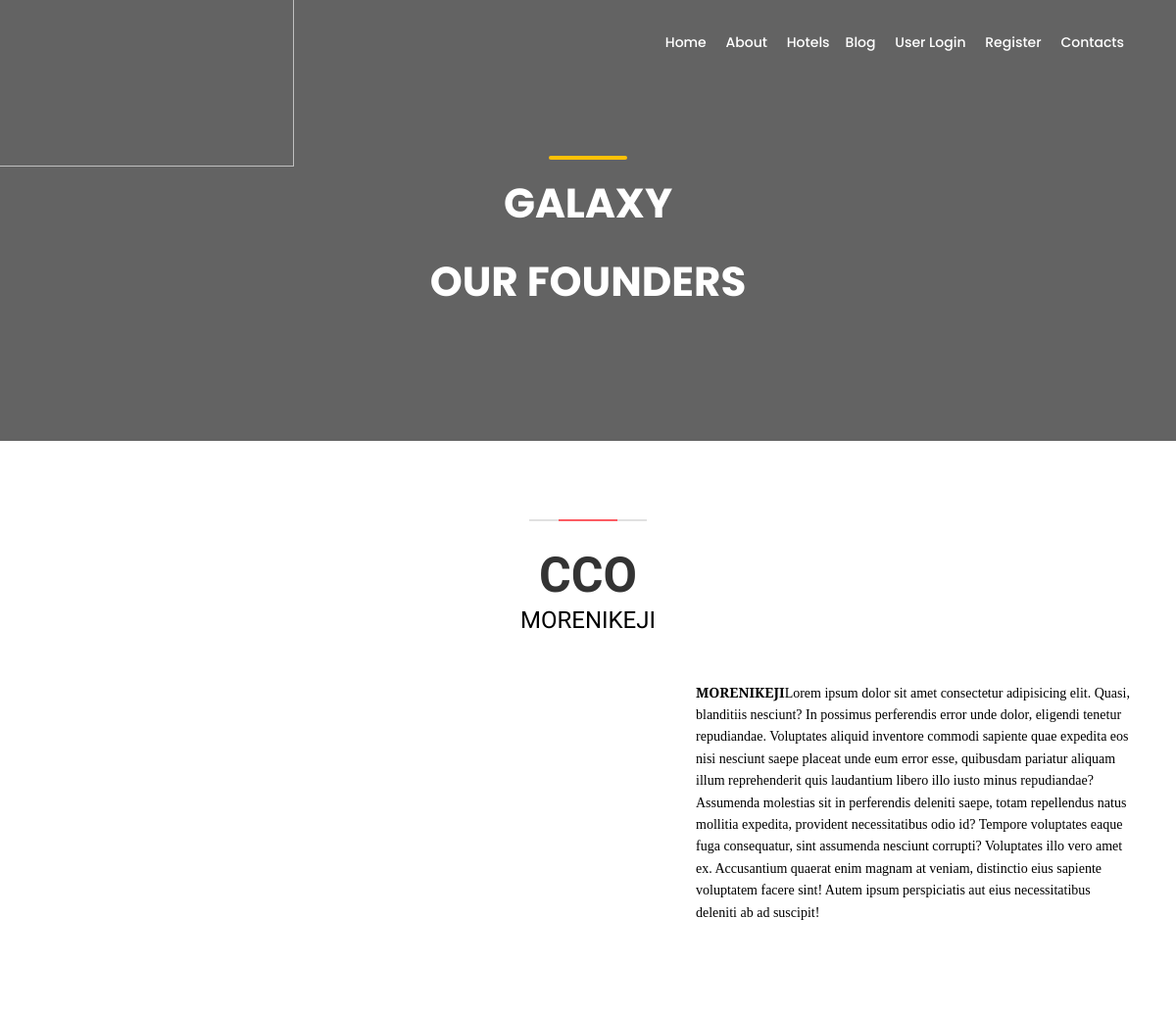
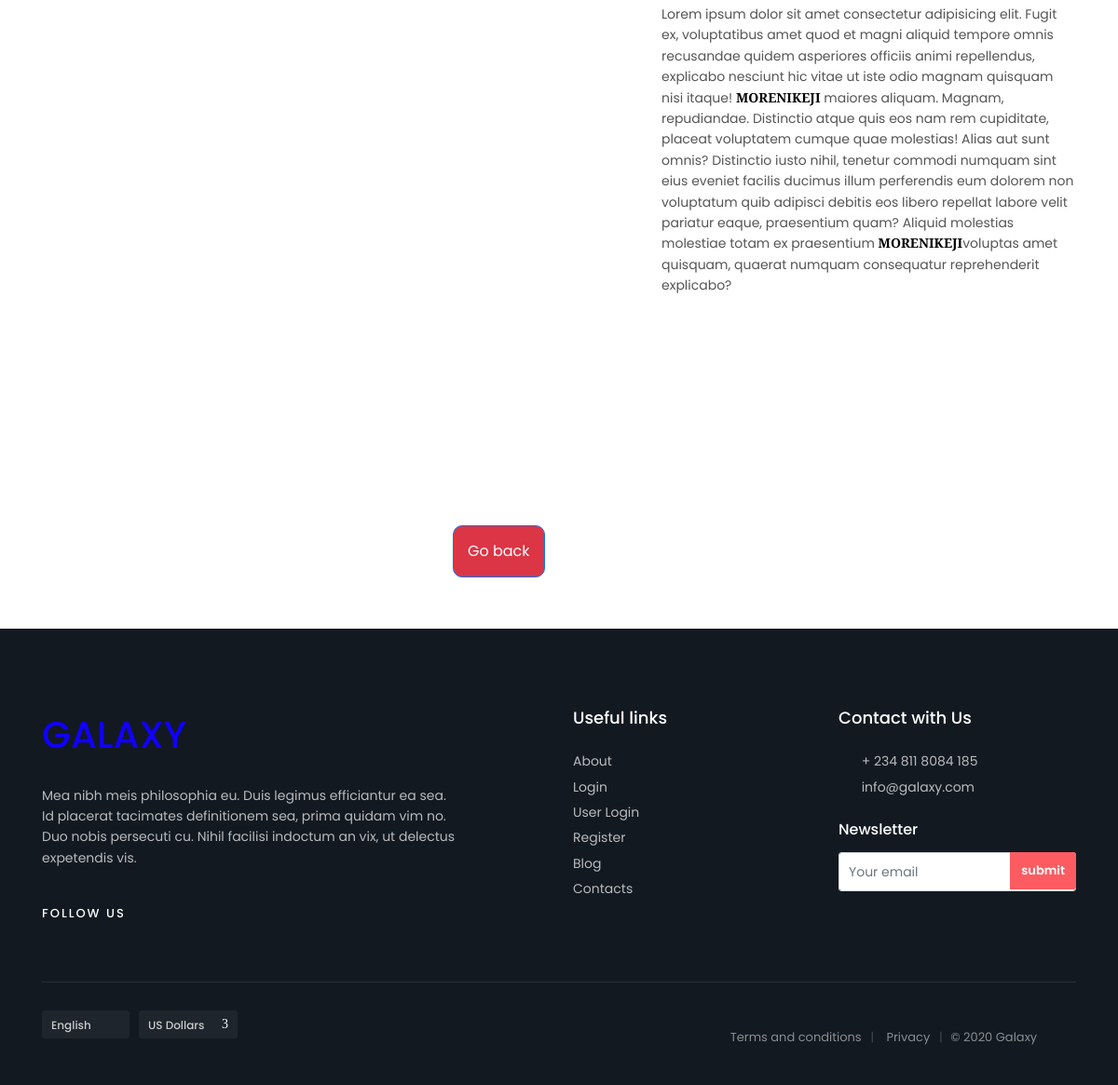
The app's page /pages/detail-page/5 with its own data (2 pictures, top to bottom).
### frontend/models.py (models this page shows, shortened)
class About(models.Model):
    pst_image = models.FileField(null=True, verbose_name='Founder Image', blank=True, upload_to='uploads/')
    pst_name = models.CharField(max_length=150, verbose_name= 'Founder Name')
    pst_title = models.CharField(max_length=150, verbose_name= 'Founder Title')
    content = models.TextField()
    def profile_img(self):
        if self.pst_image:
            return self.pst_image.url
        return '/static/frontend/img/avatar1.jpg'
    class Meta():
        verbose_name_plural = 'About'

### frontend/views.py (the view)
# urls.py: path('detail-page/<int:abt_id>', views.about_detail, name='about_detail'),
def about_detail(request, abt_id):
    detail = About.objects.get(id=abt_id)
    return render(request, 'frontend/about_detail.html', {'det':detail})

### templates/frontend/about_detail.html (shortened to what this page needs)
{% extends 'frontend/newbase.html' %}
{% load static %}
{% block content %}
	<main>
		<section class="hero_in general">
			<div class="wrapper">
				<div class="container">
					<h1 class="fadeInLeft"><span></span>GALAXY</h1>
					<h1 class="fadeInUp">OUR FOUNDERS</h1>
				</div>
			</div>
		</section>
		<div class="bg_color_1">
			<div class="container margin_80_55">
				{% if det%}
					<div class="main_title_2">
						<span><em></em></span>
						<h2 style="font-weight: 900;font-size: 50px;font-family: 'Arima Madurai', cursive;">{{ det.pst_title}}</h2>
						<p style="color:black; font-weight:400; font-family: 'Arima Madurai', cursive;">{{ det.pst_name}}</p>
					</div>
					<div class="row justify-content-between">
						<div class="col-lg-6 wow" data-wow-offset="150">
							<figure class="block-reveal">
								<div class="block-horizzontal"></div>
							</figure>
						</div>
						<div class="col-lg-5">
							<p style="font-family: 'Spectral', serif; color: black; font-weight: 400;"><strong>{{ det.pst_name}}</strong>{{ det.content }}</p>
							<br> <br><br>
						<p>Lorem ipsum dolor sit amet consectetur adipisicing elit. Fugit ex, voluptatibus amet quod et magni aliquid
							tempore omnis recusandae quidem asperiores officiis animi repellendus, explicabo nesciunt hic vitae ut iste
							 odio magnam quisquam nisi itaque! <strong style="font-family: 'Spectral', serif; color: black; font-weight: 900;">{{ det.pst_name}}</strong> maiores aliquam. Magnam, repudiandae. Distinctio atque quis eos
							  nam rem cupiditate, placeat voluptatem cumque quae molestias! Alias aut sunt omnis? Distinctio iusto nihil,
							   tenetur commodi numquam sint eius eveniet facilis ducimus illum perferendis eum dolorem non voluptatum quib
							    adipisci debitis eos libero repellat labore velit pariatur eaque, praesentium quam? Aliquid molestias molestiae
								totam ex praesentium <strong style="font-family: 'Spectral', serif; color: black; font-weight: 700;">{{ det.pst_name}}</strong>voluptas amet quisquam, quaerat numquam consequatur reprehenderit explicabo?
							</p>
						</div>
						<a href="{%url 'frontend:about' %}" style="margin-left: 40%;"><button style="color: white;
							padding: 15px; border-radius: 10px;" class="btn btn-danger btn-outline-primary" >Go back</button></a>
					</div>
				{% endif %}
			</div>
		</div>
		</div>
{% endblock %}

### records on screen
About: pst_title "CCO", pst_name "MORENIKEJI", content "Lorem ipsum dolor sit amet consectetur adipisicing elit. Quasi, blanditiis nesciunt? In possimus perferendis error unde dolor, eligendi tenetur repudiandae. Voluptates aliquid inventore commodi sapiente quae expedita eos nisi nesciunt saepe placeat unde eum error esse, quibusdam pariatur aliquam illum reprehenderit quis laudantium libero illo iusto minus repudiandae? Assumenda molestias sit in perferendis deleniti saepe, totam repellendus natus mollitia expedita, provident necessitatibus odio id? Tempore voluptates eaque fuga consequatur, sint assumenda nesciunt corrupti? Voluptates illo vero amet ex. Accusantium quaerat enim magnam at veniam, distinctio eius sapiente voluptatem facere…"
